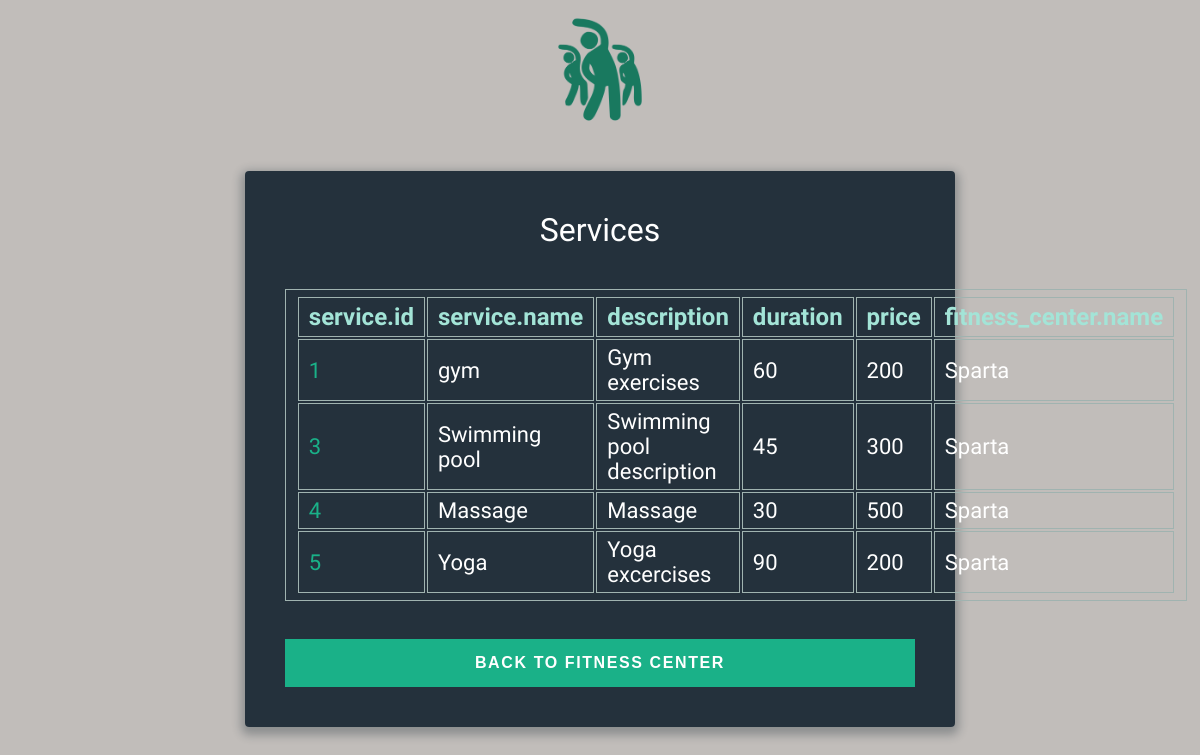
The page /fitness_center/1/services on the database its author committed.
### db_model.py (models this page shows)
class Service(Base):
    __tablename__ = 'service'
    id = Column(Integer, primary_key=True, unique=True, autoincrement=True, nullable=False)
    name = Column(String(50), nullable=False)
    duration = Column(Integer, default=0, nullable=False)
    description = Column(String(50), nullable=False)
    price = Column(Integer, default=0, nullable=False)
    fitness_center = Column(Integer, ForeignKey('fitness_center.id'), nullable=False)
    max_attendees = Column(Integer, default=1, nullable=False)

class FitnessCenter(Base):
    __tablename__ = 'fitness_center'
    id = Column(Integer, primary_key=True, unique=True, autoincrement=True)
    address = Column(String(50), unique=True, nullable=False)
    name = Column(String(50), nullable=False)
    contacts = Column(String(20), nullable=False)

### app.py (the view)
@app.get('/fitness_center/<int:fc_id>/services')
def fitness_center_services(fc_id):
    db = Db()
    columns = (db_model.Service.id.label('service.id'),
               db_model.Service.name.label('service.name'),
               db_model.Service.description, db_model.Service.duration, db_model.Service.price,
               db_model.FitnessCenter.name.label('fitness_center.name'))
    data = (db.session.query(*columns).join(db_model.FitnessCenter)).filter(
        db_model.Service.fitness_center == fc_id).all()
    return render_template('services.html', result=convert_db_query_data(data), fc_id=fc_id)

### app.py (called while the page is built)
def convert_db_query_data(query_data):
    if query_data is None:
        return {}
    elif type(query_data) is list:
        return [el._asdict() for el in query_data]
    return query_data._asdict()

### db_orm.py (called while the page is built)
    def _init_db(self):
        Base.query = self.session.query_property()
        Base.metadata.create_all(bind=self.engine)

### templates/services.html (shortened to what this page needs)
{% extends "base.html" %}
{% block content %}
<div id="data">
          <h1>Services</h1>
          {% if result %}
          <table>
              <tr>
              {% for key in result[0].keys() %}
              <th> {{ key }} </th>
              {% endfor %}
              </tr>
              {% for curr_result in result %}
              <tr>
              {% for key, value in curr_result.items() %}
              {% if key == 'service.id' %}
                  <td><a href="/fitness_center/{{ fc_id }}/services/{{ value }}"> {{ value }}</a></td>
                {% else %}
                  <td> {{ value }} </td>
                {% endif %}
              {% endfor %}
              </tr>
              {% endfor %}
         </table>
        {% endif %}
        </div>
<br/><br/>
<div>
  <a href="/fitness_center/{{ fc_id }}">
  <button class="button button-block">Back to Fitness Center</button>
  </a>
</div>
{% endblock %}

### rows shown on the page
Service: curr_result "1", name "gym", description "Gym exercises", curr_result "60" "200", name "Sparta"
Service: curr_result "3", name "Swimming pool", description "Swimming pool description", curr_result "45", price "300", name "Sparta"
Service: curr_result "4", name "Massage", description "Massage", curr_result "30", price "500", name "Sparta"
Service: curr_result "5", name "Yoga", description "Yoga excercises", curr_result "90" "200", name "Sparta"

### other values the page prints
{{ key }} "service.id" "service.name" "description" "duration" "price" "fitness_center.name"
